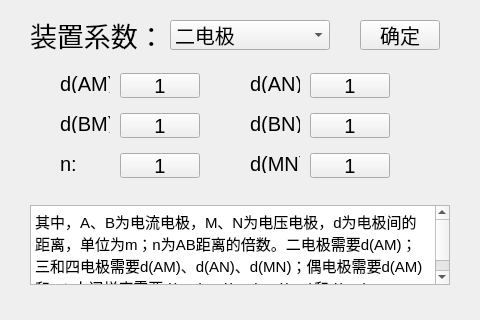
<?xml version="1.0" encoding="UTF-8"?>
<ui version="4.0">
 <class>device</class>
 <widget class="QWidget" name="device">
  <property name="geometry">
   <rect>
    <x>0</x>
    <y>0</y>
    <width>480</width>
    <height>320</height>
   </rect>
  </property>
  <property name="sizePolicy">
   <sizepolicy hsizetype="Fixed" vsizetype="Fixed">
    <horstretch>0</horstretch>
    <verstretch>0</verstretch>
   </sizepolicy>
  </property>
  <property name="font">
   <font>
    <pointsize>15</pointsize>
   </font>
  </property>
  <property name="cursor">
   <cursorShape>ArrowCursor</cursorShape>
  </property>
  <property name="windowTitle">
   <string>Form</string>
  </property>
  <property name="autoFillBackground">
   <bool>false</bool>
  </property>
  <property name="styleSheet">
   <string notr="true"/>
  </property>
  <widget class="QLabel" name="label">
   <property name="geometry">
    <rect>
     <x>30</x>
     <y>20</y>
     <width>140</width>
     <height>30</height>
    </rect>
   </property>
   <property name="font">
    <font>
     <pointsize>20</pointsize>
    </font>
   </property>
   <property name="styleSheet">
    <string notr="true">border-image: url();</string>
   </property>
   <property name="text">
    <string>装置系数：</string>
   </property>
  </widget>
  <widget class="QTextBrowser" name="textBrowser">
   <property name="geometry">
    <rect>
     <x>30</x>
     <y>205</y>
     <width>420</width>
     <height>80</height>
    </rect>
   </property>
   <property name="styleSheet">
    <string notr="true">border-image: url(:);</string>
   </property>
   <property name="html">
    <string>&lt;!DOCTYPE HTML PUBLIC &quot;-//W3C//DTD HTML 4.0//EN&quot; &quot;http://www.w3.org/TR/REC-html40/strict.dtd&quot;&gt;
&lt;html&gt;&lt;head&gt;&lt;meta name=&quot;qrichtext&quot; content=&quot;1&quot; /&gt;&lt;style type=&quot;text/css&quot;&gt;
p, li { white-space: pre-wrap; }
&lt;/style&gt;&lt;/head&gt;&lt;body style=&quot; font-family:'Ubuntu'; font-size:11pt; font-weight:400; font-style:normal;&quot;&gt;
&lt;p style=&quot; margin-top:0px; margin-bottom:0px; margin-left:0px; margin-right:0px; -qt-block-indent:0; text-indent:0px;&quot;&gt;其中，A、B为电流电极，M、N为电压电极，d为电极间的距离，单位为m；n为AB距离的倍数。二电极需要d(AM)；三和四电极需要d(AM)、d(AN)、d(MN)；偶电极需要d(AM)和n；中间梯度需要d(AM)、d(BM)、d(AN)和d(BN)。&lt;/p&gt;&lt;/body&gt;&lt;/html&gt;</string>
   </property>
  </widget>
  <widget class="QLabel" name="label_6">
   <property name="geometry">
    <rect>
     <x>60</x>
     <y>75</y>
     <width>50</width>
     <height>18</height>
    </rect>
   </property>
   <property name="styleSheet">
    <string notr="true">border-image: url(:/);</string>
   </property>
   <property name="text">
    <string>d(AM):</string>
   </property>
  </widget>
  <widget class="QPushButton" name="pushButton">
   <property name="geometry">
    <rect>
     <x>120</x>
     <y>73</y>
     <width>80</width>
     <height>25</height>
    </rect>
   </property>
   <property name="styleSheet">
    <string notr="true">border-image: url(:);</string>
   </property>
   <property name="text">
    <string>1</string>
   </property>
  </widget>
  <widget class="QLabel" name="label_7">
   <property name="geometry">
    <rect>
     <x>250</x>
     <y>75</y>
     <width>50</width>
     <height>18</height>
    </rect>
   </property>
   <property name="styleSheet">
    <string notr="true">border-image: url(:/);</string>
   </property>
   <property name="text">
    <string>d(AN):</string>
   </property>
  </widget>
  <widget class="QPushButton" name="pushButton_2">
   <property name="geometry">
    <rect>
     <x>310</x>
     <y>73</y>
     <width>80</width>
     <height>25</height>
    </rect>
   </property>
   <property name="styleSheet">
    <string notr="true">border-image: url(:);</string>
   </property>
   <property name="text">
    <string>1</string>
   </property>
  </widget>
  <widget class="QLabel" name="label_8">
   <property name="geometry">
    <rect>
     <x>60</x>
     <y>155</y>
     <width>21</width>
     <height>18</height>
    </rect>
   </property>
   <property name="styleSheet">
    <string notr="true">border-image: url(:/);</string>
   </property>
   <property name="text">
    <string>n:</string>
   </property>
  </widget>
  <widget class="QPushButton" name="pushButton_3">
   <property name="geometry">
    <rect>
     <x>120</x>
     <y>153</y>
     <width>80</width>
     <height>25</height>
    </rect>
   </property>
   <property name="styleSheet">
    <string notr="true">border-image: url(:);</string>
   </property>
   <property name="text">
    <string>1</string>
   </property>
  </widget>
  <widget class="QLabel" name="label_9">
   <property name="geometry">
    <rect>
     <x>60</x>
     <y>115</y>
     <width>50</width>
     <height>18</height>
    </rect>
   </property>
   <property name="styleSheet">
    <string notr="true">border-image: url(:/);</string>
   </property>
   <property name="text">
    <string>d(BM):</string>
   </property>
  </widget>
  <widget class="QPushButton" name="pushButton_4">
   <property name="geometry">
    <rect>
     <x>120</x>
     <y>113</y>
     <width>80</width>
     <height>25</height>
    </rect>
   </property>
   <property name="styleSheet">
    <string notr="true">border-image: url(:);</string>
   </property>
   <property name="text">
    <string>1</string>
   </property>
  </widget>
  <widget class="QLabel" name="label_10">
   <property name="geometry">
    <rect>
     <x>250</x>
     <y>115</y>
     <width>50</width>
     <height>18</height>
    </rect>
   </property>
   <property name="styleSheet">
    <string notr="true">border-image: url(:/);</string>
   </property>
   <property name="text">
    <string>d(BN):</string>
   </property>
  </widget>
  <widget class="QPushButton" name="pushButton_5">
   <property name="geometry">
    <rect>
     <x>310</x>
     <y>113</y>
     <width>80</width>
     <height>25</height>
    </rect>
   </property>
   <property name="styleSheet">
    <string notr="true">border-image: url(:);</string>
   </property>
   <property name="text">
    <string>1</string>
   </property>
  </widget>
  <widget class="QLabel" name="label_11">
   <property name="geometry">
    <rect>
     <x>250</x>
     <y>155</y>
     <width>50</width>
     <height>18</height>
    </rect>
   </property>
   <property name="styleSheet">
    <string notr="true">border-image: url(:/);</string>
   </property>
   <property name="text">
    <string>d(MN):</string>
   </property>
  </widget>
  <widget class="QPushButton" name="pushButton_6">
   <property name="geometry">
    <rect>
     <x>310</x>
     <y>153</y>
     <width>80</width>
     <height>25</height>
    </rect>
   </property>
   <property name="styleSheet">
    <string notr="true">border-image: url(:);</string>
   </property>
   <property name="text">
    <string>1</string>
   </property>
  </widget>
  <widget class="QComboBox" name="comboBox">
   <property name="geometry">
    <rect>
     <x>170</x>
     <y>20</y>
     <width>160</width>
     <height>30</height>
    </rect>
   </property>
   <property name="font">
    <font>
     <pointsize>15</pointsize>
    </font>
   </property>
   <property name="styleSheet">
    <string notr="true">border-image: url(:);</string>
   </property>
   <item>
    <property name="text">
     <string>二电极</string>
    </property>
   </item>
   <item>
    <property name="text">
     <string>三、四电极</string>
    </property>
   </item>
   <item>
    <property name="text">
     <string>偶电极</string>
    </property>
   </item>
   <item>
    <property name="text">
     <string>中间梯度</string>
    </property>
   </item>
  </widget>
  <widget class="QPushButton" name="pushButton_7">
   <property name="geometry">
    <rect>
     <x>360</x>
     <y>20</y>
     <width>80</width>
     <height>30</height>
    </rect>
   </property>
   <property name="font">
    <font>
     <pointsize>15</pointsize>
    </font>
   </property>
   <property name="styleSheet">
    <string notr="true">border-image: url();</string>
   </property>
   <property name="text">
    <string>确定</string>
   </property>
  </widget>
 </widget>
 <resources/>
 <connections/>
</ui>
